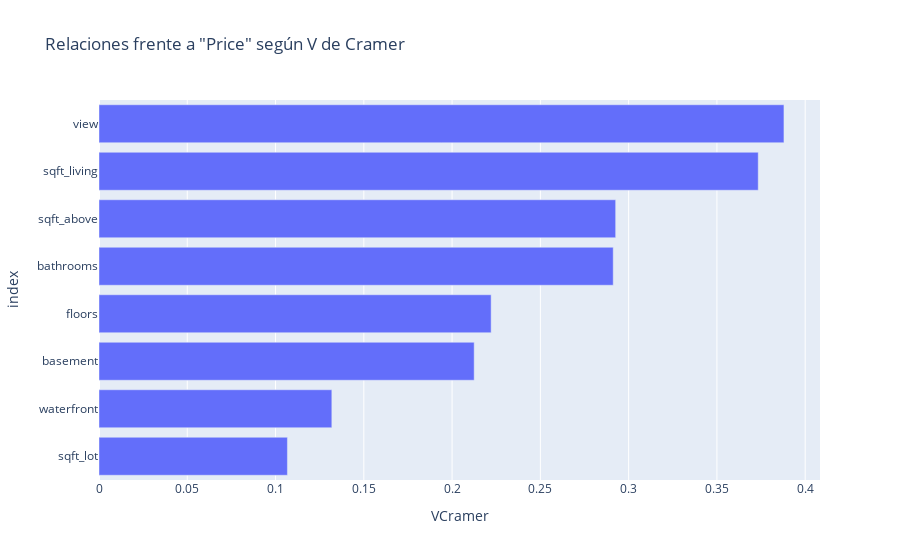

This figure's notebook cell:
### Code cell
# gráfico de barras para visualizar la importancia de cada variable frente a la objetivo
fig = px.bar(tablaCramer, x='VCramer', y=tablaCramer.index, title='Relaciones frente a "Price" según V de Cramer')
fig.update_yaxes(categoryorder='total ascending')  # Ordenar de forma ascendente
fig.show()  # Mostrar el gráfico

### Figure 1 — Plotly figure (JSON) as saved in the notebook; plotly's stock layout.template omitted (floating-point values rounded to 4 significant figures)
{"data": [{"alignmentgroup": "True", "hovertemplate": "VCramer=%{x}<br>index=%{y}<extra></extra>", "legendgroup": "", "marker": {"color": "#636efa", "pattern": {"shape": ""}}, "name": "", "offsetgroup": "", "orientation": "h", "showlegend": false, "textposition": "auto", "type": "bar", "x": [0.2913, 0.3734, 0.1067, 0.2221, 0.1319, 0.388, 0.2927, 0.2125], "xaxis": "x", "y": ["bathrooms", "sqft_living", "sqft_lot", "floors", "waterfront", "view", "sqft_above", "basement"], "yaxis": "y"}], "layout": {"barmode": "relative", "legend": {"tracegroupgap": 0}, "title": {"text": "Relaciones frente a \"Price\" según V de Cramer"}, "xaxis": {"anchor": "y", "domain": [0, 1], "title": {"text": "VCramer"}}, "yaxis": {"anchor": "x", "categoryorder": "total ascending", "domain": [0, 1], "title": {"text": "index"}}}}
